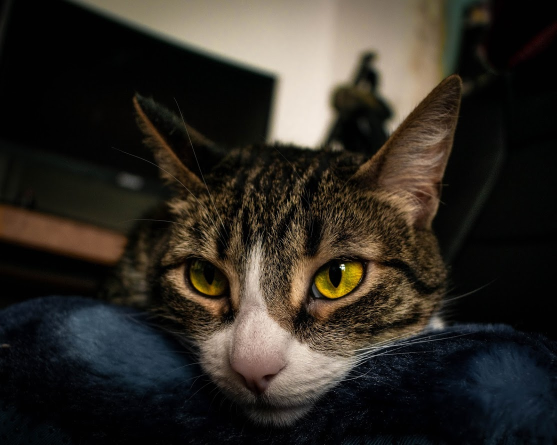
#> input picture images/coyoya.jpg, 1113 x 890 px (shown at 1/2 size)
$ jupyter execute --allow-errors hwk01.ipynb   (shell and % lines are left out)
#> lines starting #> are read from the running program, lines starting #| are printed output that depends on the picture; long printed decimals are rounded
# MAT281 - Tarea 1

## SVD y Gatitos

En este ejercicio utilizaremos la descomposición valor singular con tal de comprimir imágenes, si bien hay algoritmos mucho mejores para esto, será un ejercicio muy ilustrativo.

### Recuerdo

La descomposición SVD de una matriz $A$ de tamaño $m \times n$ posee la siguiente forma
$$
A = U \Sigma V^H
$$
donde $\Sigma$ es diagonal $m \times n$, mientras que $U$ y $V$ son matrices unitarias $m \times m$ and $n \times n$, respectivamente. Los elementos diagonales de $\Sigma$ son no-negativos y aquellos valores positivos son llamados **valores singulares** de $A$. Como convención los valores singulares se listan en orden decreciente a lo largo de la diagonal. Las columnas de $U$ y $V$ son llamadas **vectores singulares** izquierdos y derechos respectivamente.

PD: Recuerda que $A^H = \bar{A}^\top$, es decir, la matriz traspuesta de la matriz conjugada.

[cell 1]
import numpy as np
from scipy.linalg import svd

np.random.seed(42)  # Para reproducibilidad de resultados

Por ejemplo para una matriz de $2 \times 2$:

[cell 2]
A = np.array([[0.1, 0.5], [0.4, 0.8]])
u, s, vh = svd(A)
print("u: ", u, "\n\ns: ", s, "\n\nvh: ", vh)
print("\n\n", sum(np.array([np.array([u[j][i]*s[i]*vh[i] for j in range(min(A.shape))]) for i in range(min(A.shape))])))

#### Ejercicio 1

(5 puntos)

Define la función `svd_validaton` tal que:

1. El _input_ sea un arreglo bidimensional `A` de tamaño $m \times n$.
2. Obtenga la descomposición valor singular de `A`.
3. Retorne `True` o `False` si es que se cumple la igualdad
$$
A = \sum_{l=1}^{\min(m, n)} \sigma_l \; u_l v_l^H,
$$
donde $\sigma_l$ corresponden a los valores singulares de $A$, mientras que $u_i$ y $v_j$ a las columnas de $U$ y $V$ respectivamente. Hint: Utiliza `np.allclose` con la tolerancia por defecto.

[cell 3]
def svd_validation(A):
    u, s, vh=svd(A)
    trueSigma=np.zeros((max(u.shape[1], s.shape[0]), s.shape[0]))
    trueSigma[:u.shape[1]][:s.shape[0]]=np.diag(s)
    test=u.dot(trueSigma).dot(vh)
    return np.allclose(A, test)

'''Decidi implementar la reconstruccion tradicional de un svd por medio de multiplicacion de matrices. Para ello,
se disenha un sigma que sirva (pues como nos dan solamente los valores de sigma en un array, debemos reconstruirlo
a matriz) y dicha matriz debe tener desde luego las dimensiones adecuadas para poder
hacer la multiplicacion.
'''

[cell 4]
A_test = np.random.randint(100, size=(20, 5))
svd_validation(A_test)

### Geometría

Considerar una matriz `A` como un operador lineal tiene una interpretación geométrica muy sencilla, transforma una (hyper)-esfera en una (hyper)-elipse. Por ejemplo, consideremos una esfera unitaria en $\mathbb{R}^2$.

[cell 5]
import matplotlib.pyplot as plt

[cell 6]
def show_circle(circle):
    plt.plot(circle[0, :], circle[1, :])
    plt.axis('image');

[cell 7]
t = np.linspace(0, 3.5 * np.pi , num=300)
l = np.linspace(-1, 1, num=10)
z = np.zeros_like(l)
circle = np.array(
    [
        np.concatenate([l, np.cos(t), z]),
        np.concatenate([z, np.sin(t), l])
    ]
)

show_circle(circle)

Luego, al utilizar `A` como un operador lineal, es decir $A C$.

[cell 8]
print(A)

[cell 9]
show_circle(A @ circle)
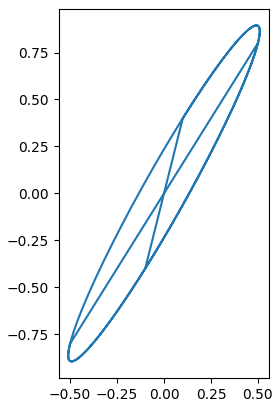
#> figure drawn by matplotlib, 1 panel

#### Ejercicio 2

(5 puntos)

* Obtén la descomposición SVD de $A$, tal que $A = U \Sigma V^H$.
* Grafica el resultado de aplicar los siguientes operadores lineales a la circunferencia unitaria:
    - $U$
    - $\Sigma$
    - $V^H$
* Explica con tus palabras la transformación de la circunferencia unitaria luego de aplicar los operadores anteriores, ¿Influye en algo que $U$ y $V$ sean unitarias?
* ¿Qué relación tienen los operadores anteriores respecto a aplicar el operador lineal $A$?

[cell 10]
u, s, vh = svd(A)

[cell 11]
show_circle(u@circle)

[cell 12]
show_circle(np.diag(s)@circle)

[cell 13]
show_circle(vh@circle)
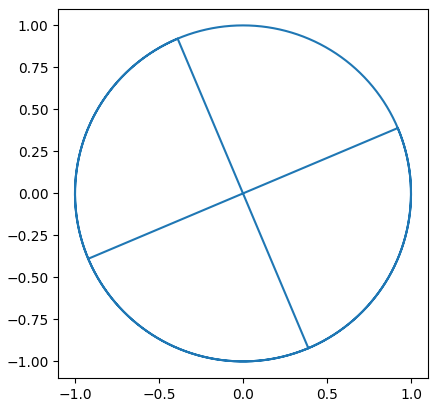
#> figure drawn by matplotlib, 1 panel

__Respuesta:__ Los operadores lineales se pueden pensar que consisten en 3 componentes; una rotacion, una dilatiacion y una nueva rotacion. Las rotaciones son unitarias, es decir, llevan la esfera a otra esfera solamente; en particular, se quiere alinear los vectores propios con los valores propios del sistema con los ejes canonicos. Esto porque la dilatacion, dada por sigma, es diagonal y solo funciona sobre los vectores canonicos; aca recien se cambia de una esfera a una elipse. Finalmente, se alinean los vectores dilatados de nuevo con la imagen de los vectores propios del sistema. Dicho proceso de ve claramente enlo anterior; la "rotacion de entrada" en vh, la dilatacion en elipse en sigma, y la "rotacion de salida" en u. Las siguientes 3 figuras pueden ayudar: esta el proceso compuesto, llegando hasta al final, que coincide con la elipse que grafica A.

[cell 14]
show_circle(vh@circle)

[cell 15]
show_circle(np.diag(s).dot(vh)@circle)
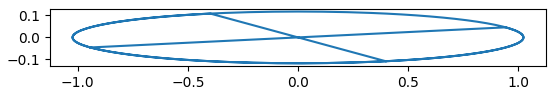
#> figure drawn by matplotlib, 1 panel

[cell 16]
show_circle(u.dot(np.diag(s)).dot(vh)@circle)

[cell 17]
show_circle(A@circle)

### Aproximación Rango Menor

Existen muchas maneras de expresar una matriz como una suma de matrices de menor rango, por ejemplo:

$$
\begin{bmatrix}
a & b \\
c & d
\end{bmatrix}
=
\begin{bmatrix}
a & 0 \\ 0 & 0
\end{bmatrix}
+
\begin{bmatrix}
0 & b \\ 0 & 0
\end{bmatrix}
+
\begin{bmatrix}
0 & 0 \\ c & 0
\end{bmatrix}
+
\begin{bmatrix}
0 & 0 \\ 0 & d
\end{bmatrix}.
$$

Cada una de las matrices del lado derecho pueden tener rango a lo más 1.

En el primer ejercicio demostraste que la descomposición SVD $A$ puede ser expresada como una suma de matrices. Sin embargo, cada una de estas matrices tiene rango 1! Esto pues cada una de estas matrices se forma a partir de los productos externos entre los vectores $u_l$ y $v_l$, es decir $u_l v_l^H$.

La pregunta natural es:

_¿Cómo obtener una buena aproximación de $A$ utilizando matrices de rango muy bajo?_

Bueno, aquí va un teorema.

__Teorema 1:__

Sea $A$ matriz de tamaño $m \times n$. Para cualquier $0 \le \ell \le r = \text{rank}(A)$, se define la matriz
$$
A_\ell = \sum_{j=1}^{\ell} \sigma_j u_j v_j^*,
$$
utilizando los valores singulares $\sigma_j$ y los vectores singulares (izquierdos y derechos) $u_j, v_j$ de $A$,  i.e., $A_\ell$ se compone de la suma de los primeros $\ell$ términos de la descomposición SVD escrita como una suma de productor externos. Luego, el mínimo de  $\| A - B \|_F$ sobre todas las matrices $B$ de tamaño $m \times n$ y rango no mayor a $\ell$ se obtiene por $\| A - A_\ell \|_F$ y el mínimo que se alcanza es  $(\sigma_{\ell+1}^2 + \cdots + \sigma_r^2)^{1/2}$.

Recuerda que la norma de Frobenius se define como

$$
\| A \|_F = \bigg( \sum_{i, j} |A_{ij}|^2 \bigg)^{1/2}.
$$

Motivaremos el ejercicio utilizando imágenes en escala de grises ya que es muy intuitivo, fácil de ver y se puede considerar que la imagen es una matriz.

[cell 18]
from pathlib import Path
from PIL import Image

[cell 19]
# Utilizaremos una foto de una de mis gatitas c:
cat = Image.open(Path().resolve().parent / "images" / "coyoya.jpg").convert('L')
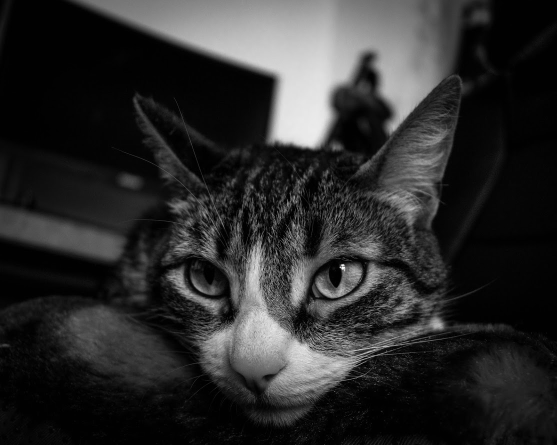
#> cat: PIL image 1113x890 L (shown at 1/2 size); min 0, max 252, mean 44.3
cat

Para convertirla en un numpy array basta con:

[cell 20]
cat_np = np.array(cat)
print(cat_np.shape)
#| (890, 1113)

#### Ejercicio 3

(10 puntos)

Define la función `low_rank_svd_approximation` tal que:

* Los inputs sean $A$ (la imagen convertida un `np.array` de dimensión 2) y un valor entero $\ell$ que represente la cantidad de términos a sumar de la despomposición SVD (respecto al teorema anterior).
* Retorne la aproximación $A_\ell$
* Imprima el error de la aproximación utilizando la norma de Frobenius.

Luego prueba tu función y observa la imagen con distintos valores de $\ell$.

[cell 21]
def low_rank_svd_approximation(A, l):
#> called with l = 10
    u,s, vh=svd(A)
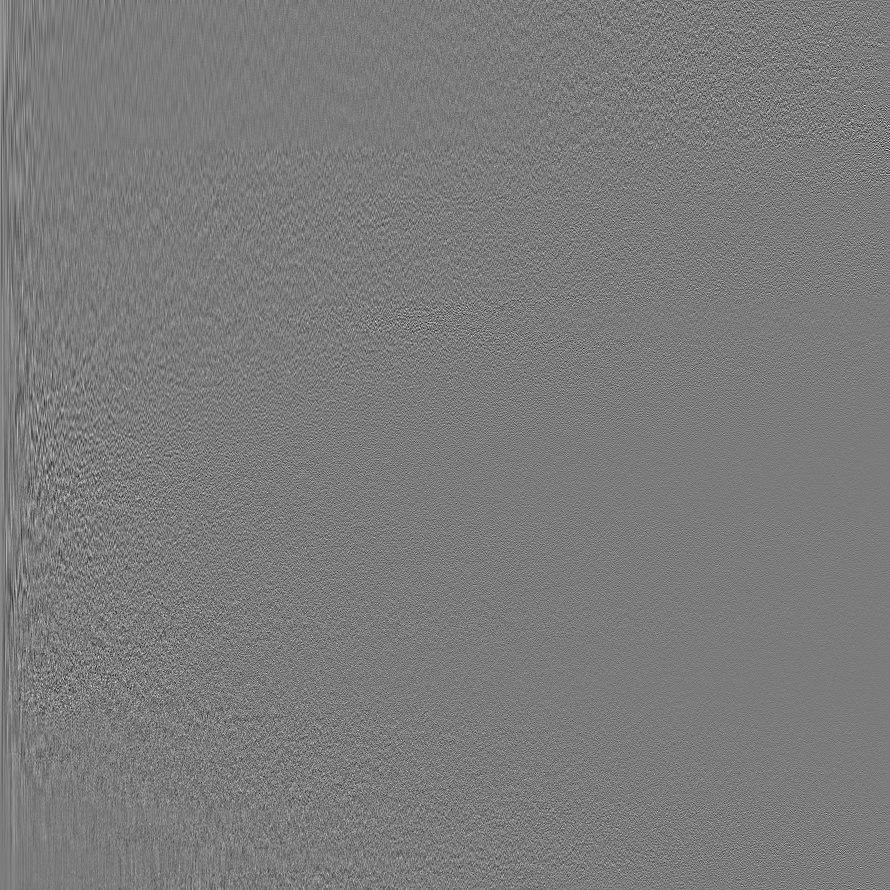
#> u: shape (890, 890) float32; min -0.27, max 0.286, mean 4.09e-05; drawn with min black and max white
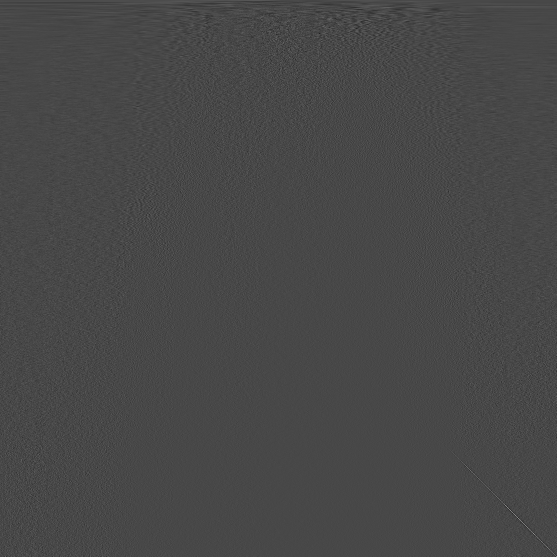
#> vh: shape (1113, 1113) float32 (shown at 1/2 size); min -0.263, max 0.668, mean 3.97e-05; drawn with min black and max white
#> s = 890 values, max 62637.2 at index 0, min 2.25 at index 889, mean 418.9
    app=sum(np.array([np.array([u[j][i]*s[i]*vh[i] for j in range(min(A.shape))]) for i in range(l)]))
    print(sum(sum((A-app)**2))**0.5)
#| 16044.655
    return app

[cell 22]
cat10 = low_rank_svd_approximation(cat_np, l=10)
plt.imshow(cat10, cmap='gray');

[cell 23]
cat50 = low_rank_svd_approximation(cat_np, l=50)
#> call 2 of low_rank_svd_approximation, with l = 50
#> in low_rank_svd_approximation (call 2), `app=sum(np.array([np.array([u[j][i]*s[i]*vh[i] for j in range(min(A.sh..`:
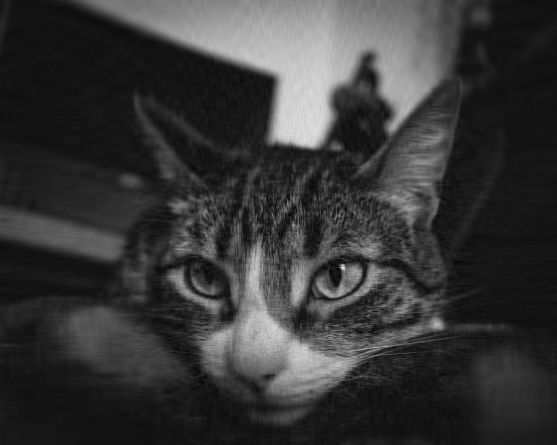
#> app: shape (890, 1113) float32 (shown at 1/2 size); min -21.44, max 280.8, mean 44.3; drawn with min black and max white
#| 8143.299
plt.imshow(cat50, cmap='gray');

#### Ejercicio 4

(15 puntos)

En el ejercicio anterior fijaste un rango máximo y obtuviste la aproximación, sin embargo, en otro contexto, te gustaría fijar una tolerancia de error y obtener la mejor aproximación.

Define la función `low_rank_svd_tol_approximation` tal que:

* Los inputs sean $A$ (la imagen convertida un `np.array` de dimensión 2) y $\varepsilon$ (tolerancia relativa) tal que
$$
\left(\frac{\sigma_{\ell+1}^2 + \cdots + \sigma_r^2}{\sigma_1^2 + \cdots + \sigma_r^2}\right)^{1/2} \le \varepsilon.
$$
* Imprima $\ell(\varepsilon)$, es decir, el mayor rango aproximado de $A$ tal que el error de aproximación sea a lo más $\varepsilon$.
* Retorne la aproximación $A_{\ell(\varepsilon)}$

Luego prueba tu función y observa la imagen con distintos valores de $\varepsilon$.

[cell 24]
def low_rank_svd_tol_approximation(A, tol):
#> called with tol = 0.1
    u, s, vh=svd(A)
    #Si le pides demaciada poca tolerancia a la matriz, devuelvela no mas que no hay app
    if s[-1]**2/sum(s[:-1]**2)>tol**2:
        return A
    i=1
    while sum(s[i:]**2)/sum(s[0:i]**2)>tol**2:
        i=i+1
#> this loop made 63 passes
#> after the loop, i = 64
    print(i)
#| 64
    return low_rank_svd_approximation(A, i)
#| 7210.759

[cell 25]
cat_e1 = low_rank_svd_tol_approximation(cat_np, tol=1.e-1)
plt.imshow(cat_e1, cmap='gray');

#> (a cell that did not finish here is left out)

#| 457
plt.imshow(cat_e2, cmap='gray');

#### Ejercicio 5

(5 puntos)

Utilizando alguna imagen de tu preferencia utiliza ambas

[cell 27]
your_img_name = "IberianNight.jpg"
your_img = Image.open(Path().resolve().parent / "images" / your_img_name ).convert('L')
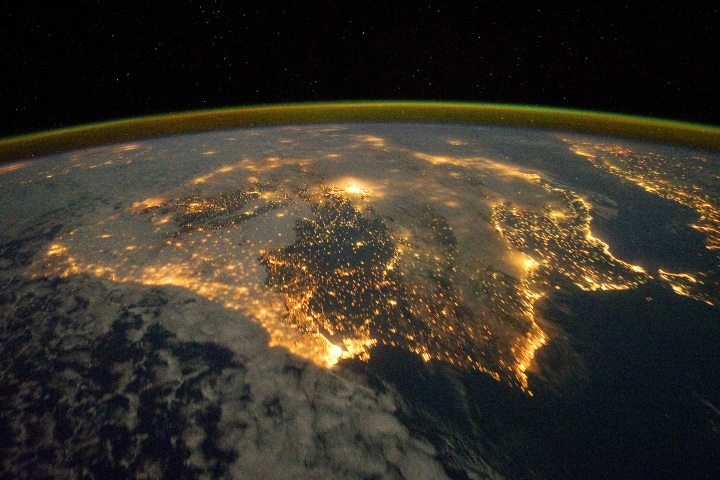
#> input picture images/IberianNight.jpg, 1440 x 960 px (shown at 1/2 size)
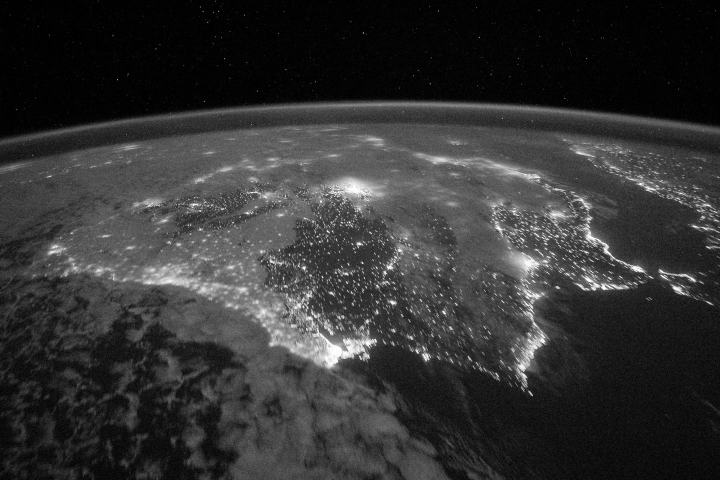
#> your_img: PIL image 1440x960 L (shown at 1/2 size); min 0, max 255, mean 51.2
your_img

[cell 28]
your_img_np = np.array(your_img)
print(your_img_np.shape)
#| (960, 1440)

[cell 29]
your_img10 = low_rank_svd_approximation(your_img_np, l=10)
#| 21038.468
plt.imshow(your_img10, cmap='gray');

[cell 30]
your_img50 = low_rank_svd_approximation(your_img_np, l=20)
#> in low_rank_svd_approximation (call 6), `app=sum(np.array([np.array([u[j][i]*s[i]*vh[i] for j in range(min(A.sh..`:
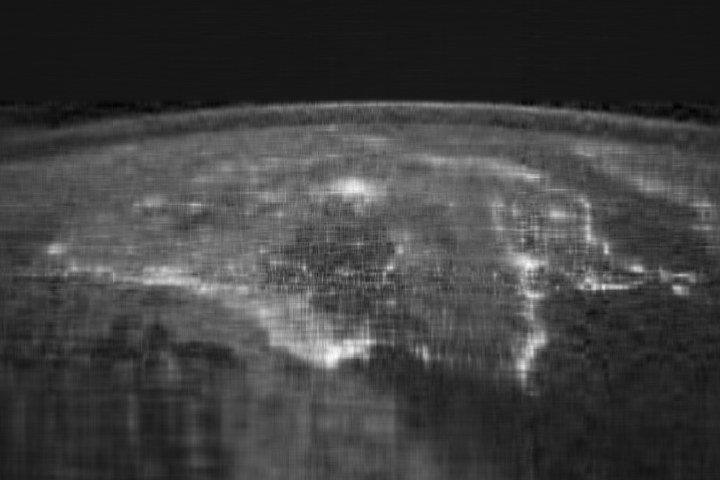
#> app: shape (960, 1440) float32 (shown at 1/2 size); min -23.56, max 273.9, mean 51.2; drawn with min black and max white
#| 18098.489
plt.imshow(your_img50, cmap='gray');

[cell 31]
your_img_e1 = low_rank_svd_tol_approximation(your_img_np, tol=1.e-1)
#| 168
#| 7958.903
plt.imshow(your_img_e1, cmap='gray');

#> (a cell that did not finish here is left out)

#| 756
